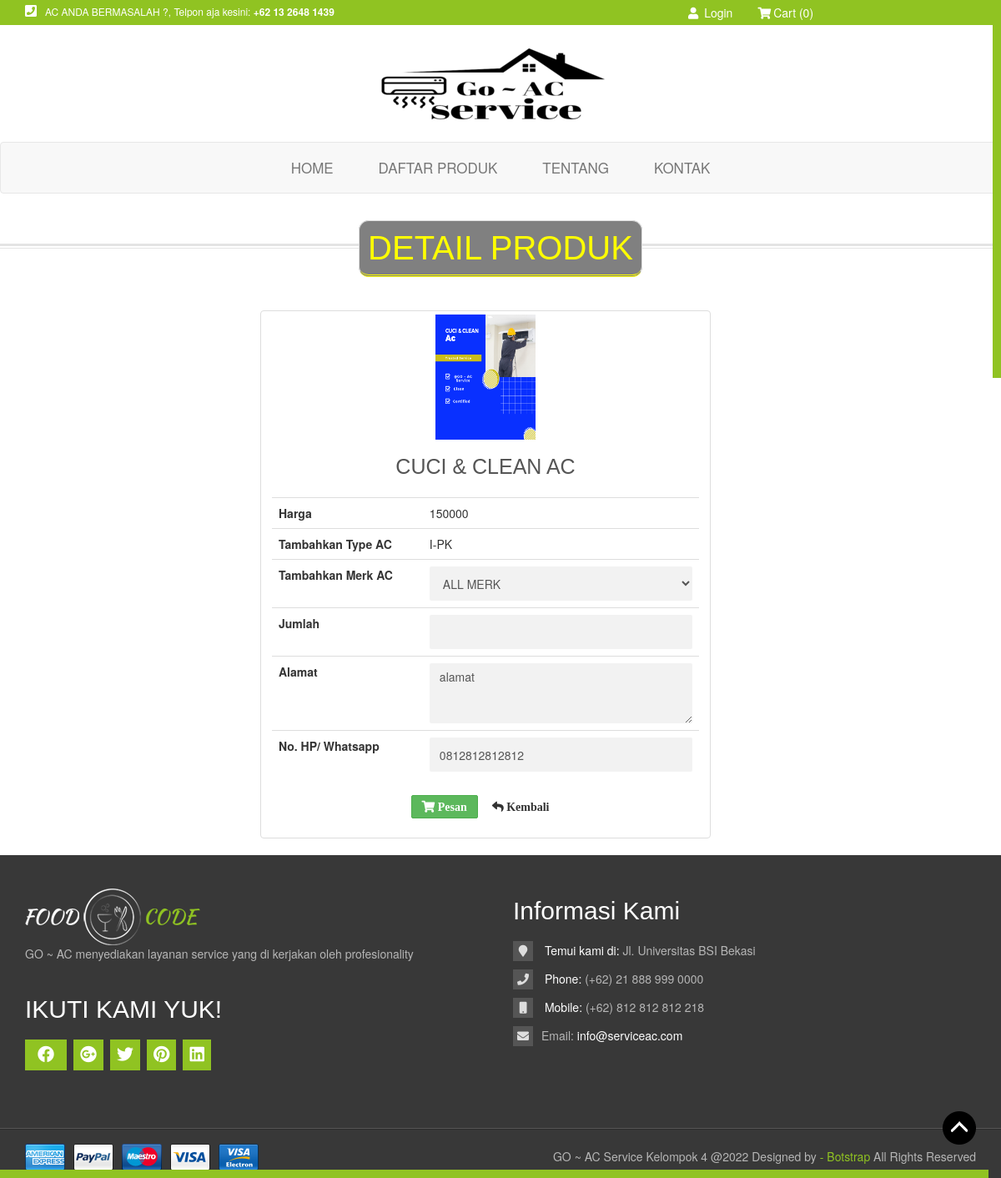
The app's page /daftar_produk/detail_produk/23 with its own data.
### tables this page shows
CREATE TABLE `detail` (
  `id_detail` int(11) NOT NULL,
  `kode_produk` varchar(50) NOT NULL,
  `ukuran` varchar(20) NOT NULL,
  `toping` varchar(20) NOT NULL,
  `deskripsi` text DEFAULT NULL
);

CREATE TABLE `produk` (
  `id_produk` int(11) NOT NULL,
  `kode_produk` varchar(50) NOT NULL DEFAULT '',
  `nama_produk` varchar(50) NOT NULL,
  `harga` float NOT NULL,
  `image` text NOT NULL,
  `stok` int(5) NOT NULL,
  `terjual` int(11) NOT NULL
);

CREATE TABLE `user` (
  `id` int(11) NOT NULL,
  `nama` varchar(128) NOT NULL,
  `alamat` text NOT NULL,
  `email` varchar(128) NOT NULL,
  `username` varchar(50) NOT NULL,
  `image` varchar(128) NOT NULL,
  `password` varchar(256) NOT NULL,
  `role_id` int(11) NOT NULL,
  `is_active` int(1) NOT NULL,
  `no_telp` varchar(20) NOT NULL
);

### application/controllers/daftar_produk.php (called while the page is built, shortened)
<?php
class daftar_produk extends CI_Controller
{
	function __construct()
	{
		$this->load->model('m_login');
		$this->load->model('m_produk');
		$this->load->model('m_member');
	}
	function detail_produk()
	{
		$idprod = $this->uri->segment(3);
		$usrnm = $this->session->userdata('username_member');
		$queryfeature = "SELECT * FROM `produk` a LEFT JOIN `detail` b ON a.`kode_produk`=b.`kode_produk` LEFT JOIN `toping` c ON b.`toping`=c.`kode_toping` WHERE id_produk=$idprod";
		$qtoping = "SELECT * FROM toping ORDER BY nama_toping ASC";
		$querypil = "SELECT * FROM produk ORDER BY id_produk DESC LIMIT 1";
		$queryuser = "SELECT * FROM user WHERE username='$usrnm'";
		$prodfeature = $this->m_produk->customquery($queryfeature)->result();
		$prodpil = $this->m_produk->customquery($querypil)->result();
		$prodtop = $this->m_produk->customquery($qtoping)->result();
		$user = $this->m_member->customquery($queryuser)->result();
		$data = [
			'statusLogin' => "login",
			'namaUser' => $usrnm,
			'prodfeature' => $prodfeature,
			'prodpil' => $prodpil,
			'prodtop' => $prodtop,
			'user' => $user
		];
		$this->load->view('member/template/m_v_header');
		$this->load->view('member/template/m_v_topHeader', $data);
		$this->load->view('member/detail_produk', $data);
		$this->load->view('member/template/m_v_footer');
	}
}

### index.php (called while the page is built, shortened)
<?php
require_once BASEPATH.'core/CodeIgniter.php';

### application/models/M_produk.php (called while the page is built, shortened)
<?php
class M_produk extends CI_Model
{
    public function customquery($query){
		return $this->db->query($query);
    }
}

### application/models/M_member.php (called while the page is built, shortened)
<?php
class M_member extends CI_Model{
	public function customquery($query){
		return $this->db->query($query);
	}
}

### application/views/member/detail_produk.php (the view, shortened to what this page needs)
<div class="block-heading ">
    <h2 style="background:gray; color:yellow; padding:0.25em; border-radius:0.3em;border-bottom:3px double yellow ">DETAIL PRODUK</h2>
</div>
<div class="x_panel" align="center">
    <div class="x_content">
        <div class="row">
            <div class="col-md-12">
                <?php foreach ($prodfeature as $produk) { ?>
                    <?= form_open_multipart('pesanan/simpan/' . $produk->id_produk); ?>
                    <div class="col-sm-6 col-md-3">
                        <div class="thumbnail" style="height: auto; position: relative; left: 110%; width: 200%;">
                            <img src="<?php echo base_url(); ?>assets/uploads/pizza/<?= $produk->image; ?>" style="max-width:100%; max-height: 100%; height: 150px; width: 120px" />
                            <div class="caption">
                                <h5 style="min-height:40px;" align="center"><?= $produk->nama_produk; ?></h5>
                                <center>
                                    <table class="table table-stripped" align="center">
                                        <tr>
                                            <th nowrap>Harga </th>
                                            <td nowrap><?= $produk->harga; ?> <input type="hidden" name="harga" value="<?= $produk->harga; ?>"></td>
                                        </tr>
                                        <tr>
                                            <th nowrap>Tambahkan Type AC </th>
                                            <td><?= $produk->ukuran; ?><input type="hidden" name="ukuran" value="<?= $produk->ukuran; ?>"></td>
                                        </tr>
                                        <tr>
                                            <th nowrap>Tambahkan Merk AC </th>
                                            <td>
                                                <select name="toping" id="toping" class="form-control">
                                                    <?php foreach ($prodtop as $toping) { ?>
                                                        <option value="<?= $toping->id_toping; ?>"><?= $toping->nama_toping; ?></option>
                                                    <?php } ?>
                                                </select>
                                            </td>
                                        </tr>
                                        <tr>
                                            <th nowrap>Jumlah</th>
                                            <td>
                                                <input type="number" name="jumlah" class="form-control">
                                        </tr>
                                        <tr>
                                            <th nowrap>Alamat</th>
                                            <?php foreach ($user as $u) { ?>
                                                <td>
                                                    <textarea name="alamat" id="alamat" class="form-control" cols="30" rows="3"><?= $u->alamat; ?></textarea>
                                                </td>
                                            <?php } ?>
                                        </tr>
                                        <tr>
                                            <th nowrap>No. HP/ Whatsapp</th>
                                            <?php foreach ($user as $u) { ?>
                                                <td><input type="text" class="form-control" name="nohp" value="<?= $u->no_telp; ?>"></td>
                                            <?php } ?>
                                        </tr>
                                    </table>
                                </center>
                                <p>
                                    <button type="submit" class="btn btn-success btn-md fas fw fa-shopping-cart"> Pesan</button>
                                    <span class="btn btn-outline-secondary fas fw fa-reply" onclick="window.history.go(-1)"> Kembali</span>
                                </p>
                            </div>
                        <?php } ?>
                        </div>
                    </div>
                    </form>
            </div>
        </div>
    </div>
</div>

### assets/css/style.css (style rules this page uses)
h1,h2,h3,h4,h5,h6 { font-family: 'Yanone Kaffeesatz', sans-serif;color: #555 }
h2 { font-size: 40px; }
h5 { font-size: 25px; }
.block-heading { background-image: url("../images/titleBorder.png"); background-repeat: repeat-x; height: 20px; margin: 60px 0; text-align: center; }
.block-heading h2 { background: #fff; display: inline-block; color: #000; margin-top: -28px; padding: 5px 30px 10px 30px; border: 1px solid #dedede; }

### application/views/member/template/m_v_header.php (style rules this page uses)
.form-control { min-height: 41px; background: #f2f2f2; box-shadow: none !important; border: transparent; }
.form-control, .btn { border-radius: 2px; }

### records on screen
detail: produk.image (picture), produk.nama_produk "CUCI & CLEAN AC", produk.harga "150000", ukuran "I-PK"
user: alamat "alamat", nohp "0812812812812"

### other values on screen
form field toping "ALL MERK"
